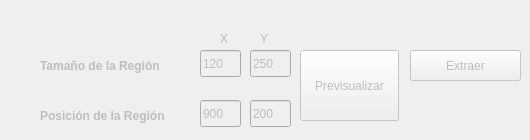
    <widget class="QWidget" name="tab_12">
     <property name="enabled">
      <bool>false</bool>
     </property>
     <attribute name="title">
      <string>Extraer Objeto del Primer Plano</string>
     </attribute>
     <widget class="QLineEdit" name="Tx_3">
      <property name="geometry">
       <rect>
        <x>200</x>
        <y>50</y>
        <width>41</width>
        <height>27</height>
       </rect>
      </property>
      <property name="text">
       <string>120</string>
      </property>
     </widget>
     <widget class="QLabel" name="label_19">
      <property name="geometry">
       <rect>
        <x>220</x>
        <y>30</y>
        <width>16</width>
        <height>17</height>
       </rect>
      </property>
      <property name="text">
       <string>X</string>
      </property>
     </widget>
     <widget class="QLabel" name="label_20">
      <property name="geometry">
       <rect>
        <x>40</x>
        <y>50</y>
        <width>151</width>
        <height>31</height>
       </rect>
      </property>
      <property name="font">
       <font>
        <weight>75</weight>
        <bold>true</bold>
       </font>
      </property>
      <property name="text">
       <string>Tamaño de la Región</string>
      </property>
     </widget>
     <widget class="QLineEdit" name="Px_3">
      <property name="geometry">
       <rect>
        <x>200</x>
        <y>100</y>
        <width>41</width>
        <height>27</height>
       </rect>
      </property>
      <property name="text">
       <string>900</string>
      </property>
     </widget>
     <widget class="QLineEdit" name="Py_3">
      <property name="geometry">
       <rect>
        <x>250</x>
        <y>100</y>
        <width>41</width>
        <height>27</height>
       </rect>
      </property>
      <property name="text">
       <string>200</string>
      </property>
     </widget>
     <widget class="QLabel" name="label_21">
      <property name="geometry">
       <rect>
        <x>40</x>
        <y>100</y>
        <width>141</width>
        <height>31</height>
       </rect>
      </property>
      <property name="font">
       <font>
        <weight>75</weight>
        <bold>true</bold>
       </font>
      </property>
      <property name="text">
       <string>Posición de la Región</string>
      </property>
     </widget>
     <widget class="QPushButton" name="pushButton_31">
      <property name="geometry">
       <rect>
        <x>300</x>
        <y>50</y>
        <width>99</width>
        <height>71</height>
       </rect>
      </property>
      <property name="text">
       <string>Previsualizar</string>
      </property>
     </widget>
     <widget class="QLabel" name="label_22">
      <property name="geometry">
       <rect>
        <x>260</x>
        <y>30</y>
        <width>16</width>
        <height>17</height>
       </rect>
      </property>
      <property name="text">
       <string>Y</string>
      </property>
     </widget>
     <widget class="QLineEdit" name="Ty_3">
      <property name="geometry">
       <rect>
        <x>250</x>
        <y>50</y>
        <width>41</width>
        <height>27</height>
       </rect>
      </property>
      <property name="text">
       <string>250</string>
      </property>
     </widget>
     <widget class="QPushButton" name="pushButton_34">
      <property name="geometry">
       <rect>
        <x>410</x>
        <y>50</y>
        <width>111</width>
        <height>31</height>
       </rect>
      </property>
      <property name="text">
       <string>Extraer</string>
      </property>
     </widget>
    </widget>
